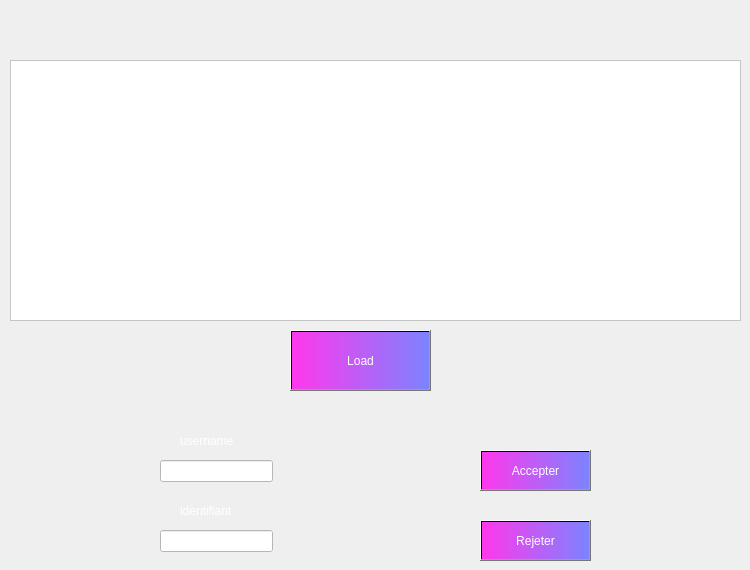
      <widget class="QWidget" name="tab_5">
       <attribute name="title">
        <string>Requetes</string>
       </attribute>
       <widget class="QTableView" name="tableView_3">
        <property name="geometry">
         <rect>
          <x>10</x>
          <y>60</y>
          <width>731</width>
          <height>261</height>
         </rect>
        </property>
        <property name="styleSheet">
         <string notr="true">background-color: rgb(255, 255, 255);
color: rgb(85, 85, 255);</string>
        </property>
       </widget>
       <widget class="QPushButton" name="pushbutton_loadreq">
        <property name="geometry">
         <rect>
          <x>290</x>
          <y>330</y>
          <width>141</width>
          <height>61</height>
         </rect>
        </property>
        <property name="styleSheet">
         <string notr="true">background-color: qlineargradient(spread:pad, x1:0, y1:0, x2:1, y2:0, stop:0 rgba(255, 56, 236, 255), stop:1 rgba(124, 131, 255, 255));
font: 75 10pt &quot;Algerian&quot;;
color: rgb(255, 255, 255);</string>
        </property>
        <property name="text">
         <string>Load</string>
        </property>
       </widget>
       <widget class="QLineEdit" name="lineEdit_r1">
        <property name="geometry">
         <rect>
          <x>160</x>
          <y>460</y>
          <width>113</width>
          <height>22</height>
         </rect>
        </property>
        <property name="styleSheet">
         <string notr="true">background-color: rgb(255, 255, 255);
color: rgb(0, 0, 0);</string>
        </property>
       </widget>
       <widget class="QLineEdit" name="lineEdit_r2">
        <property name="geometry">
         <rect>
          <x>160</x>
          <y>530</y>
          <width>113</width>
          <height>22</height>
         </rect>
        </property>
        <property name="styleSheet">
         <string notr="true">background-color: rgb(255, 255, 255);
color: rgb(0, 0, 0);</string>
        </property>
       </widget>
       <widget class="QLabel" name="label_r1">
        <property name="geometry">
         <rect>
          <x>180</x>
          <y>425</y>
          <width>91</width>
          <height>31</height>
         </rect>
        </property>
        <property name="styleSheet">
         <string notr="true">color: rgb(255, 255, 255);
font: 75 8pt &quot;Open Sans&quot;;
font: 75 10pt &quot;MS Shell Dlg 2&quot;;</string>
        </property>
        <property name="text">
         <string>username</string>
        </property>
       </widget>
       <widget class="QLabel" name="label_r2">
        <property name="geometry">
         <rect>
          <x>180</x>
          <y>495</y>
          <width>111</width>
          <height>31</height>
         </rect>
        </property>
        <property name="styleSheet">
         <string notr="true">color: rgb(255, 255, 255);
font: 75 8pt &quot;Open Sans&quot;;
font: 75 10pt &quot;MS Shell Dlg 2&quot;;</string>
        </property>
        <property name="text">
         <string>identifiant</string>
        </property>
       </widget>
       <widget class="QPushButton" name="pushButton_5">
        <property name="geometry">
         <rect>
          <x>480</x>
          <y>450</y>
          <width>111</width>
          <height>41</height>
         </rect>
        </property>
        <property name="styleSheet">
         <string notr="true">background-color: qlineargradient(spread:pad, x1:0, y1:0, x2:1, y2:0, stop:0 rgba(255, 56, 236, 255), stop:1 rgba(124, 131, 255, 255));
font: 75 10pt &quot;Algerian&quot;;
color: rgb(255, 255, 255);</string>
        </property>
        <property name="text">
         <string>Accepter</string>
        </property>
       </widget>
       <widget class="QPushButton" name="pushButton_6">
        <property name="geometry">
         <rect>
          <x>480</x>
          <y>520</y>
          <width>111</width>
          <height>41</height>
         </rect>
        </property>
        <property name="styleSheet">
         <string notr="true">background-color: qlineargradient(spread:pad, x1:0, y1:0, x2:1, y2:0, stop:0 rgba(255, 56, 236, 255), stop:1 rgba(124, 131, 255, 255));
font: 75 10pt &quot;Algerian&quot;;
color: rgb(255, 255, 255);</string>
        </property>
        <property name="text">
         <string>Rejeter</string>
        </property>
       </widget>
      </widget>
